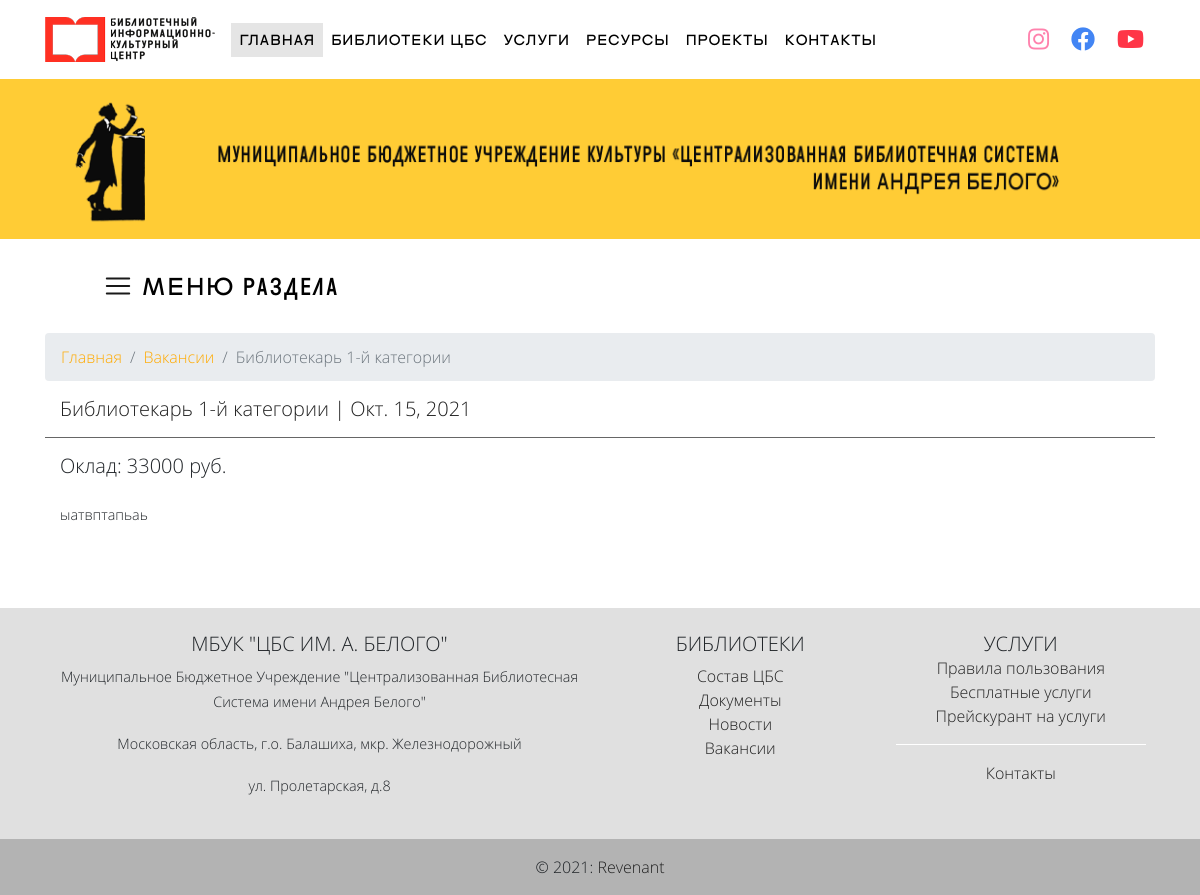
/vacancy/1/, run on the app's committed database.
### web/models.py (models this page shows, shortened)
class Vacancy(models.Model):
    date = models.DateField(default=date.today, verbose_name='Дата')
    name = models.CharField(max_length=250, verbose_name='Заголовок')
    slug = models.SlugField(null=True, unique=True, verbose_name='Псевдоним')
    category = models.ForeignKey(u'Category', blank=True, on_delete=models.SET_NULL, related_name='vacancies', null=True, verbose_name='Категория')
    salary = models.CharField(max_length=5, verbose_name='Оклад')
    description = models.TextField(verbose_name='Текст')
    image = models.ImageField(upload_to='img/news', blank=True, null=True, verbose_name='Главное фото')
    published = models.BooleanField(default=True, verbose_name='Опубликована')
    class Meta:
        verbose_name = 'Вакансия'
        verbose_name_plural = 'Вакансии'

### web/views.py (the view)
# urls.py: path('vacancy/', views.vacancies, name='vacancies'),
def vacancy(request, pk):
    vacancy = get_object_or_404(Vacancy, pk=pk)
    title = vacancy.name
    name = Vacancy.name
    date = Vacancy.date
    salary = Vacancy.salary
    description = Vacancy.description
    return render(request, 'vacancy.html', {'title': title, 'name': name, 'vacancy': vacancy, 'date': date, 'salary': salary,
                                            'description': description})

### web/templates/vacancy.html
{% extends "base.html" %}
{% load static %}
{% block content %}
{% include '_header_pages.html' %}
<div class="container">
    {% include "_page_menu_bib.html" %}
        <nav class='mt-2' aria-label="breadcrumb sm-hidden" id="breadcrumb">
      <ol class="breadcrumb">
        <li class="breadcrumb-item"><a href="#">Главная</a></li>
        <li class="breadcrumb-item"><a href="{% url 'vacancies' %}">Вакансии</a></li>
        <li class="breadcrumb-item active" aria-current="page">{{ title }}</li>
      </ol>
    </nav>
    <div class="row">
        <div class="col-md-12">
            <div class="col-md-8">
              <h5 class="text-left text-dark black-text text-bold"><strong>{{ vacancy.name }}</strong> | {{ vacancy.date }}</h5>
            </div>
            <hr class="hr-dark">
            <div class="col-md-5 title"><h5><strong>Оклад:</strong> {{ vacancy.salary }} руб.</h5></div>
            <section class="extra-margins pb-5 text-lg-left">
                          <div class="col-md-12">
                            <p class="dark-grey-text mb-3 mt-4 mx-4 wow fadeIn" data-wow-delay="0.2s">
                                {{ vacancy.description|safe }}
                            </p>
                          </div>
                      </section>
        </div>
    </div>
</div>
{% include '_footer.html' %}
{% endblock %}

### data on the page
Vacancy: name "Библиотекарь 1-й категории", date "Окт. 15, 2021", salary "33000", description "ыатвптапьаь"
